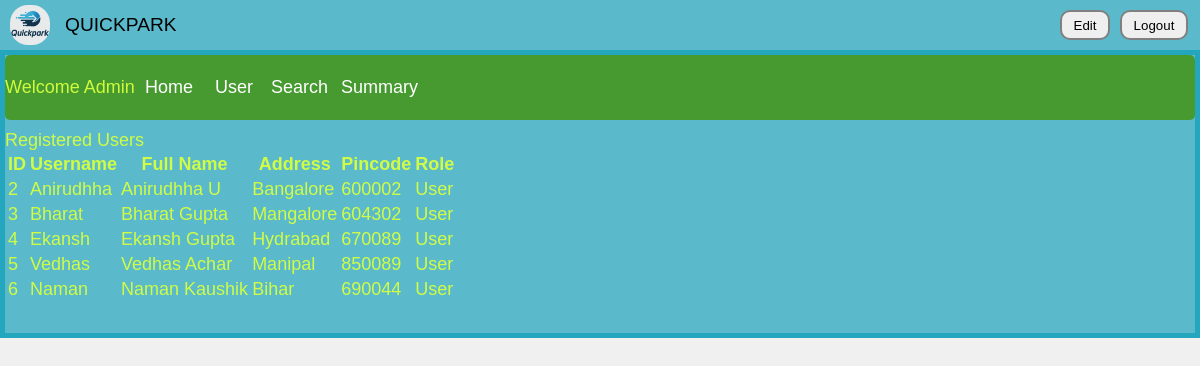
Page /admin/users (signed in) on the committed database.
### tables this page shows
CREATE TABLE users (
    id INTEGER PRIMARY KEY AUTOINCREMENT,
    username TEXT UNIQUE NOT NULL,
    password TEXT NOT NULL,
    full_name TEXT NOT NULL,
    address TEXT,
    pin_code TEXT,
    is_admin INTEGER NOT NULL CHECK(is_admin IN (0, 1))
);

### application.py (the view)
@app.route('/admin/users')
def admin_users():
    if 'user_id' not in session or not session.get('is_admin'):
        return redirect(url_for('login'))
    db = get_db()
    users = db.execute("SELECT * FROM users WHERE is_admin = 0").fetchall()
    return render_template('admin-user.html', users=users)

### application.py (called while the page is built)
def get_db():
    if 'db' not in g:
        g.db = sqlite3.connect(DATABASE)
        g.db.row_factory = sqlite3.Row
    return g.db

### templates/admin-user.html (shortened to what this page needs)
<!DOCTYPE html>
<html>
<head>
    <link rel="stylesheet" href="{{ url_for('static', filename='style/style-user.css') }}">
</head>
<body>
    <div class="header">
        <div class="logo">
            <img class="logo-img" src="{{ url_for('static', filename='style/images/LOGO.png') }}">
        </div>
        <div class="name">QUICKPARK</div>
        <div class="edit">
            <a href="{{ url_for('edit_profile') }}">
                <button class="edit-button">Edit</button>
            </a>
        </div>
        <div class="logout">
            <a href="{{ url_for('logout') }}">
                <button class="logout-button">Logout</button>
            </a>
        </div>
    </div>
    <div class="container">
        <div class="nav-bar">
            <div class="admin"><p>Welcome Admin</p></div>
            <div class="home"><a href="{{ url_for('admin_home') }}">Home</a></div>
            <div class="user"><a href="{{ url_for('admin_users') }}">User</a></div>
            <div class="search"><a href="{{ url_for('admin_search') }}">Search</a></div>
            <div class="summary"><a href="{{ url_for('admin_summary') }}">Summary</a></div>
        </div>
        <div class="cont">
            <div class="cont-head"><div class="contains">Registered Users</div></div>
            <div class="cont-body">
                <table class="user-table">
                    <thead>
                        <tr>
                            <th>ID</th>
                            <th>Username</th>
                            <th>Full Name</th>
                            <th>Address</th>
                            <th>Pincode</th>
                            <th>Role</th>
                        </tr>
                    </thead>
                    <tbody>
                        {% for user in users %}
                        <tr>
                            <td>{{ user.id }}</td>
                            <td>{{ user.username }}</td>
                            <td>{{ user.full_name }}</td>
                            <td>{{ user.address }}</td>
                            <td>{{ user.pin_code }}</td>
                            <td>{{ 'Admin' if user.is_admin else 'User' }}</td>
                        </tr>
                        {% endfor %}
                    </tbody>
                </table>
            </div>
        </div>
    </div>
</body>
</html>

### static/style/style-user.css (style rules this page uses)
.header { display: grid; background: rgba(4, 156, 183, 0.632); height: 50px; align-items: center; grid-template-columns: 50px 1fr 60px 80px; }
.logo { display: inline-block; font-size: medium; height: 40px; width: 40px; align-self: center; margin-left: 10px; }
.logo-img { width: 40px; border-radius: 18px; }
.name { display: inline-block; margin-left: 15px; font-size: larger; align-self: center; }
.edit, .logout { display: inline-block; align-self: center; margin-right: 10px; }
.edit-button, .logout-button { height: 30px; border-radius: 10px; border: 2px solid gray; }
.edit-button { width: 50px; }
.logout-button { width: 68px; }
.container { display: block; font-size: large; color: rgba(213, 255, 63, 0.957); margin-top: 0; background-color: rgba(4, 156, 183, 0.632); background-size: cover; border: 5px solid rgba(4, 156, 183, 0.632); padding-bottom: 30px; }
.nav-bar { background-color: rgba(69, 152, 31, 0.905); height: 65px; border-radius: 5px; display: grid; align-items: center; grid-template-columns: 140px 60px 60px 60px 60px 1fr 60px; margin-bottom: 10px; }
.nav-bar .admin, .nav-bar .home, .nav-bar .user, .nav-bar .search, .nav-bar .summary { display: inline-block; }
.nav-bar .user { margin-left: 10px; }
.nav-bar .search { margin-left: 6px; }
.nav-bar .summary { margin-left: 16px; }
.nav-bar a { text-decoration: none; color: white; }
body { margin: 0; padding: 0; font-family: sans-serif; background-color: #f0f0f0; }

### rows in the picture
users: id "2", username "Anirudhha", full_name "Anirudhha U", address "Bangalore", pin_code "600002", is_admin "User"
users: id "3", username "Bharat", full_name "Bharat Gupta", address "Mangalore", pin_code "604302", is_admin "User"
users: id "4", username "Ekansh", full_name "Ekansh Gupta", address "Hydrabad", pin_code "670089", is_admin "User"
users: id "5", username "Vedhas", full_name "Vedhas Achar", address "Manipal", pin_code "850089", is_admin "User"
users: id "6", username "Naman", full_name "Naman Kaushik", address "Bihar", pin_code "690044", is_admin "User"
